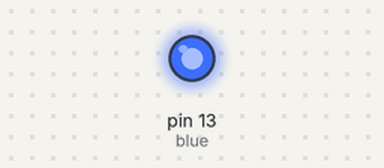
Bench run of a sketch on a simulated Arduino Uno, built with avr-gcc and run on an emulated ATmega328P. On the bench: output pins drawn as LEDs (lit = HIGH).

Above: at 0.5 s.
At 63.5 s:
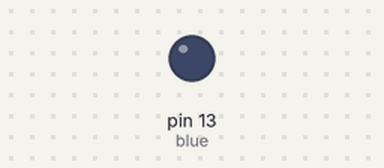
Timing chart, 0 to 65.0 s (numbered marks = the images above):
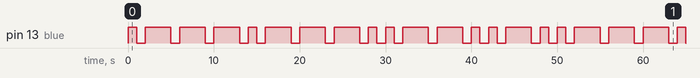

Measured:
- by itself, pin 13 (blue): moves between LOW and HIGH, repeating every 50.0 s
- by itself, everything shown: repeats every 50.0 s, in 32 steps

The sketch:

2107LedJazminMorse.ino
```cpp
int blue = 13 ;

void setup()
{
 pinMode(blue, OUTPUT);
}
void loop()
{
   //Letra J .---
   digitalWrite(blue,HIGH);
   delay(1000);
   digitalWrite(blue,LOW);
   delay(1000);
   digitalWrite(blue,HIGH);
   delay(3000);
   digitalWrite(blue,LOW);
   delay(1000);
   digitalWrite(blue,HIGH);
   delay(3000);
   digitalWrite(blue,LOW);
   delay(1000);
   digitalWrite(blue,HIGH);
   delay(3000);
   digitalWrite(blue,LOW);
   delay(1000);
   //Letra A .-
   digitalWrite(blue,HIGH);
   delay(1000);
   digitalWrite(blue,LOW);
   delay(1000);
   digitalWrite(blue,HIGH);
   delay(3000);
   digitalWrite(blue,LOW);
   delay(1000);
   //Letra Z --..
   digitalWrite(blue,HIGH);
   delay(3000);
   digitalWrite(blue,LOW);
   delay(1000);
   digitalWrite(blue,HIGH);
   delay(3000);
   digitalWrite(blue,LOW);
   delay(1000);
   digitalWrite(blue,HIGH);
   delay(1000);
   digitalWrite(blue,LOW);
   delay(1000);
   digitalWrite(blue,HIGH);
   delay(1000);
   digitalWrite(blue,LOW);
   delay(1000);
   //Letra M --
   digitalWrite(blue,HIGH);
   delay(3000);
   digitalWrite(blue,LOW);
   delay(1000);
   digitalWrite(blue,HIGH);
   delay(3000);
   digitalWrite(blue,LOW);
   delay(1000);
   //Letra I ..
   digitalWrite(blue,HIGH);
   delay(1000);
   digitalWrite(blue,LOW);
   delay(1000);
   digitalWrite(blue,HIGH);
   delay(1000);
   digitalWrite(blue,LOW);
   delay(1000);
   //Letra N -.
   digitalWrite(blue,HIGH);
   delay(3000);
   digitalWrite(blue,LOW);
   delay(1000);
   digitalWrite(blue,HIGH);
   delay(1000);
   digitalWrite(blue,LOW);
   delay(1000);
}
```
